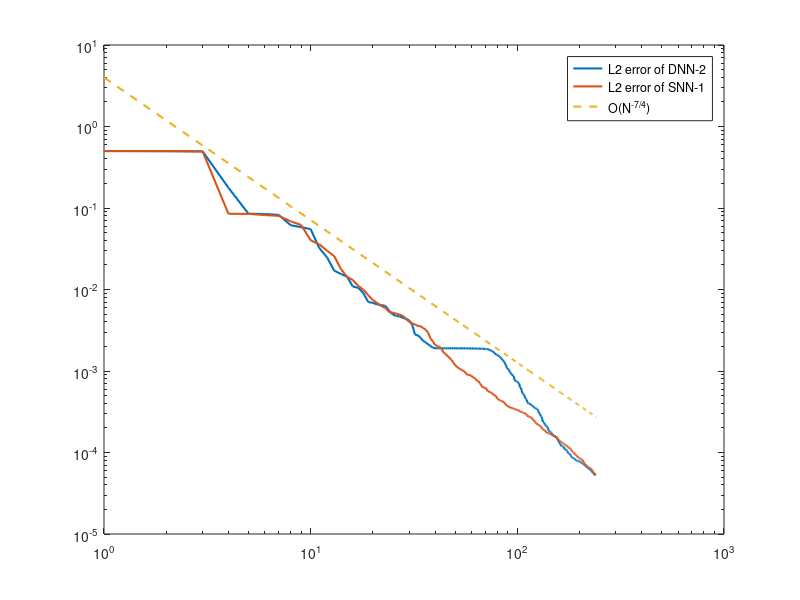

This figure's MATLAB source:
errL2_dnn_2 = load("totalErrL2-DNN-2.mat").totalErrL2;
errL2_snn_1 = load("totalErrL2-SNN-1.mat").totalErrL2;

N = length(errL2_snn_1);
loglog(1:N, errL2_dnn_2,'LineWidth',1.5);
hold on
loglog(1:N, errL2_snn_1,'LineWidth',1.5);
hold on
y = 4*(1:N).^(-1.75);
loglog(1:N,y,'--','LineWidth',1.5);
hold on
legend('L2 error of DNN-2', 'L2 error of SNN-1', 'O(N^{-7/4})');
